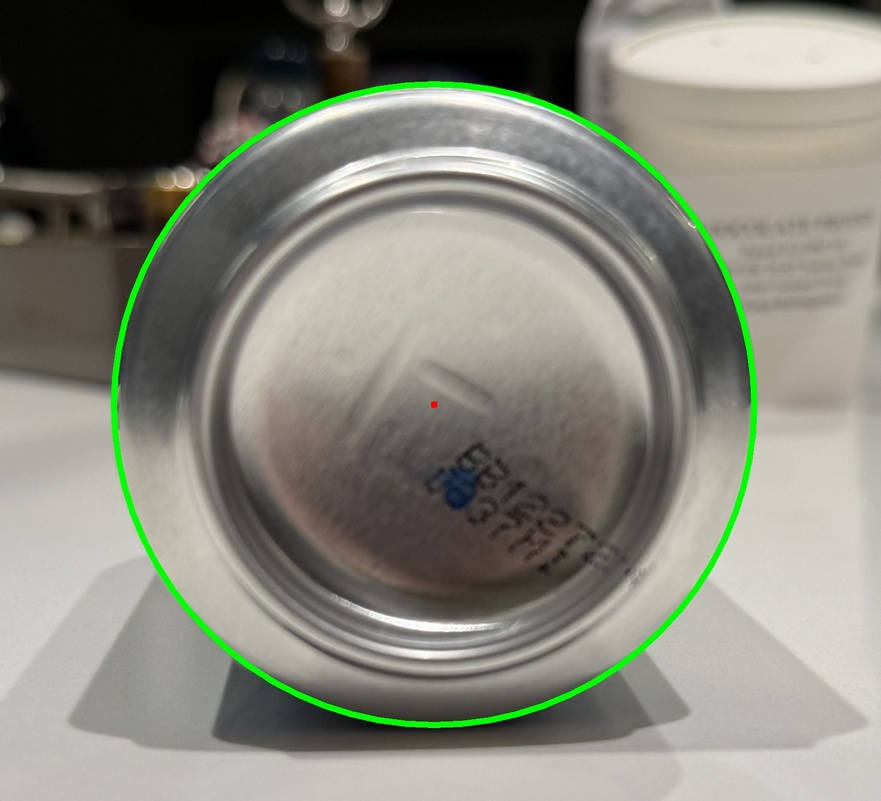
#> input picture can/canCircle.jpg, 881 x 801 px, shrunk from 1596 x 1450 before the run, given in place of the camera
$ python main.py
#> lines starting #> are read from the running program, lines starting #| are printed output that depends on the picture; after the words box and inside, x2 and y2 are one past the last pixel; in counts of white or black regions, pixels touching at a corner belong together
# NEED TO CITE CODE
# https://uark.libguides.com/CSCE/CitingCode
# https://www.geeksforgeeks.org/python-opencv-cv2-line-method/
# cv2.line(image, start_point, end_point, color, thickness)
# have a programming plan and glossary + technical algorithm
# dodge and burn
# field of view
# maybe grayscale and then remove all darker colors (+ dodge and burn)
# https://www.geeksforgeeks.org/filter-color-with-opencv/
# https://www.geeksforgeeks.org/python-opencv-capture-video-from-camera/ for capturing video and editing
# https://docs.opencv.org/4.x/d9/d61/tutorial_py_morphological_ops.html
# maybe what I can do is cut out a part, edit it, and put it back onto the frame
# https://www.geeksforgeeks.org/line-detection-python-opencv-houghline-method/

# import required libraries
import cv2
import numpy as num

video = cv2.VideoCapture(0)

def checkVideo(video):
    if video.isOpened():
        print("Video will not open.")

checkVideo(video)

# https://www.geeksforgeeks.org/python-opencv-capture-video-from-camera/
while True:
    booleanReady, frame = video.read()
#> frame is the input picture: shape (801, 881, 3); mean B, G, R 123, 133.7, 132.9

    grey = cv2.cvtColor(frame, cv2.COLOR_BGR2GRAY)
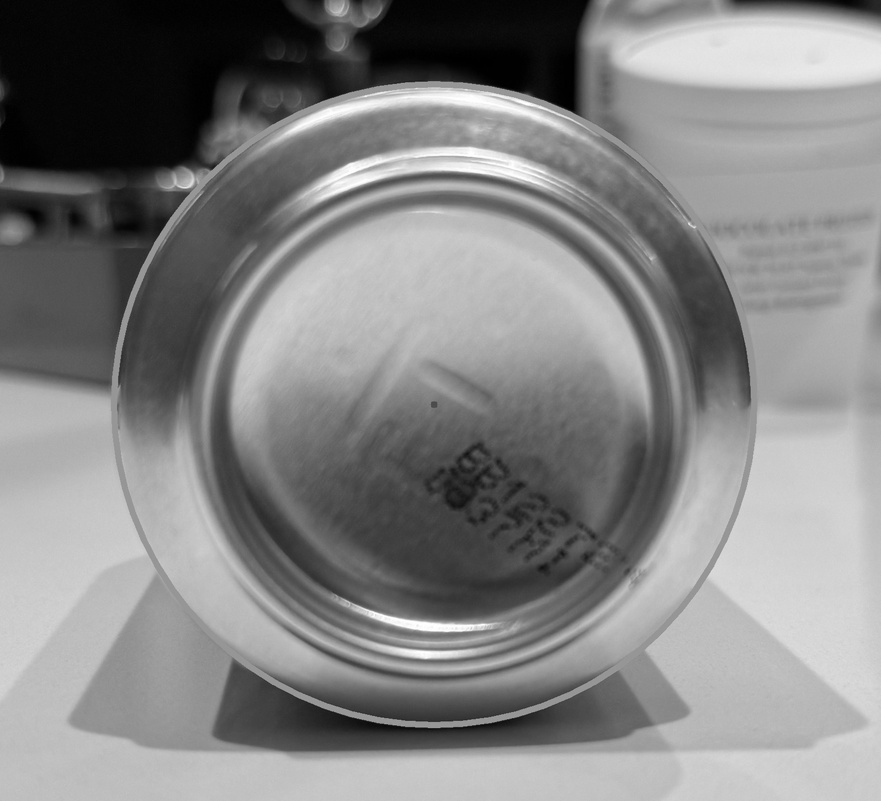
#> grey: shape (801, 881); min 0, max 255, mean 132.2
    blurred = cv2.GaussianBlur(grey, (1, 1), 0)
    # canny = cv2.Canny(blurred, 100, 200)

    # https://www.geeksforgeeks.org/filter-color-with-opencv/
    ranged = cv2.inRange(blurred, 0, 115)
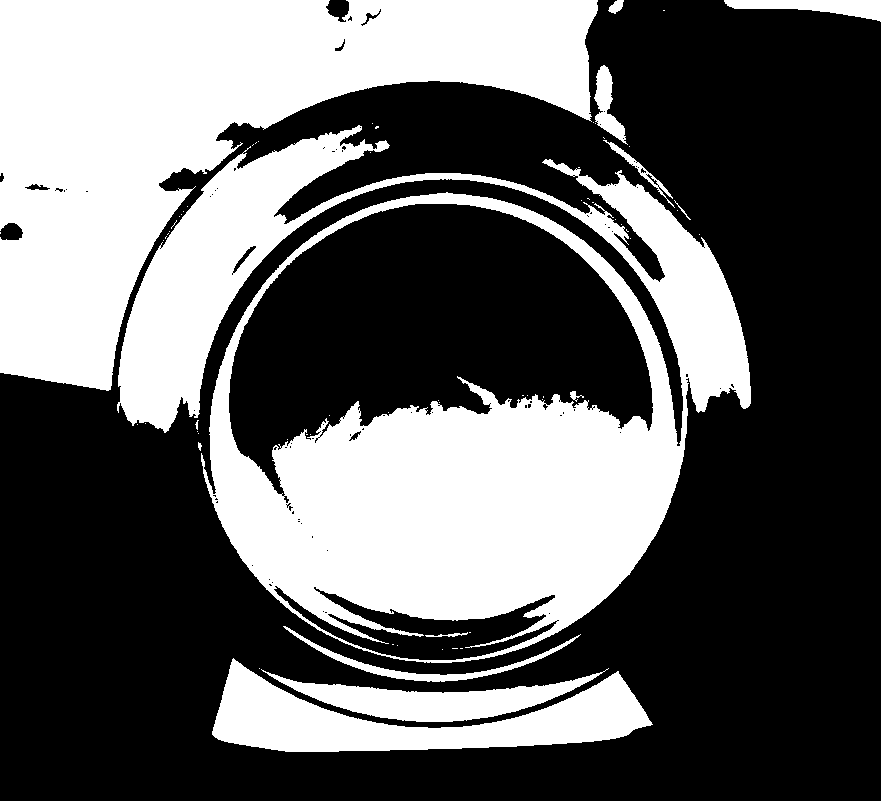
#> ranged: shape (801, 881); 38.6% white; 67 white regions (54 under 20 px), largest, box (x1, y1, x2, y2) and area: (117, 125, 751, 663) 138327, (0, 0, 598, 391) 103755, (212, 658, 653, 752) 17739
    result = cv2.bitwise_and(blurred, blurred, mask=ranged)
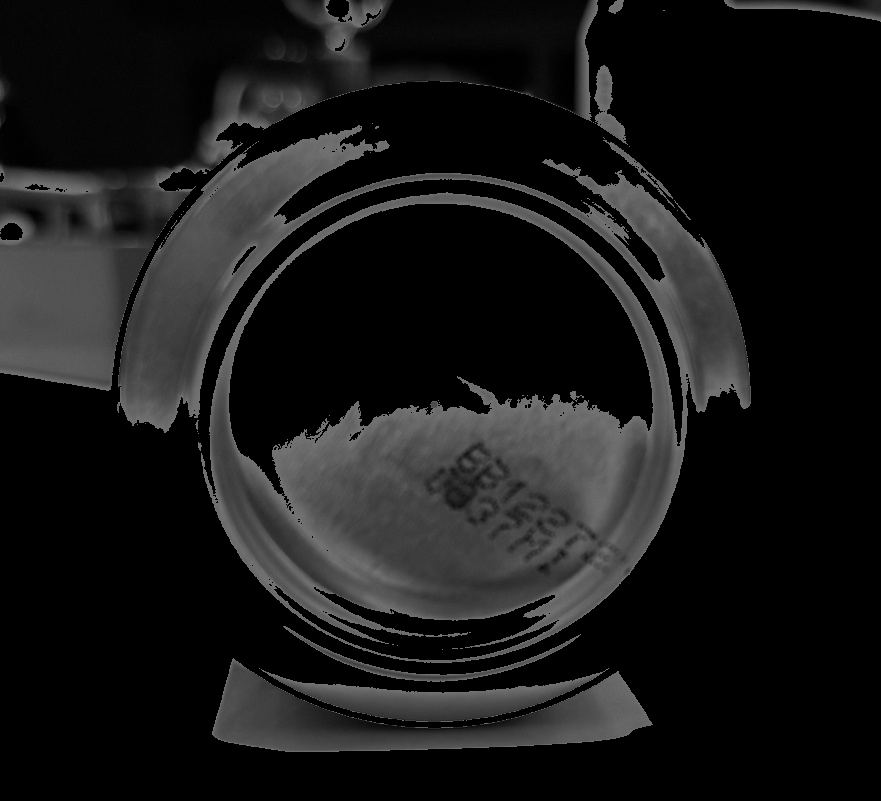
#> result: shape (801, 881); min 0, max 115, mean 24.2

    # edges = cv2.Canny(result, 50, 150, apertureSize=3)
    #
    # lines = cv2.HoughLines(edges, 1, num.pi / 180, 200)

    # https://www.geeksforgeeks.org/removing-black-background-and-make-transparent-using-python-opencv/
    # https://www.tutorialspoint.com/removing-black-background-and-make-transparent-using-opencv-python
    # make black transparent
    # then make the lines black
    # make exclusion rectangle

    # https://www.tutorialspoint.com/how-to-mask-an-image-in-opencv-python

    # cut = num.zeros(result.shape[:2], num.uint8)
    # cut[100:250, 150:450] = 0
    #
    # cutOut = cv2.bitwise_and(result, result, mask=cut)

    cv2.imshow('Frame', result)

    if cv2.waitKey(1) & 0xFF == ord('q'):
#> (key q is pressed here)
        break

video.release()
cv2.destroyAllWindows()

# import detectLines
